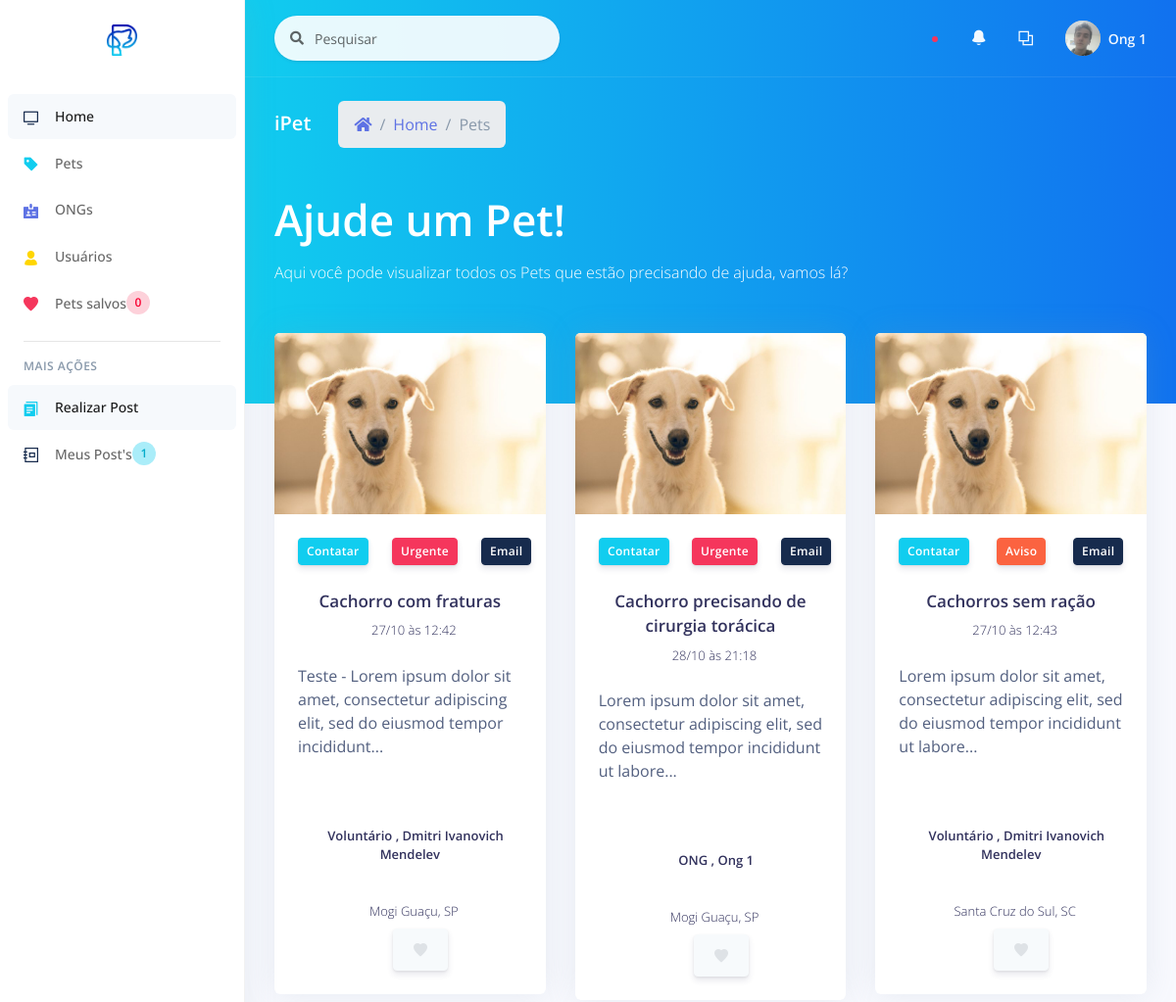
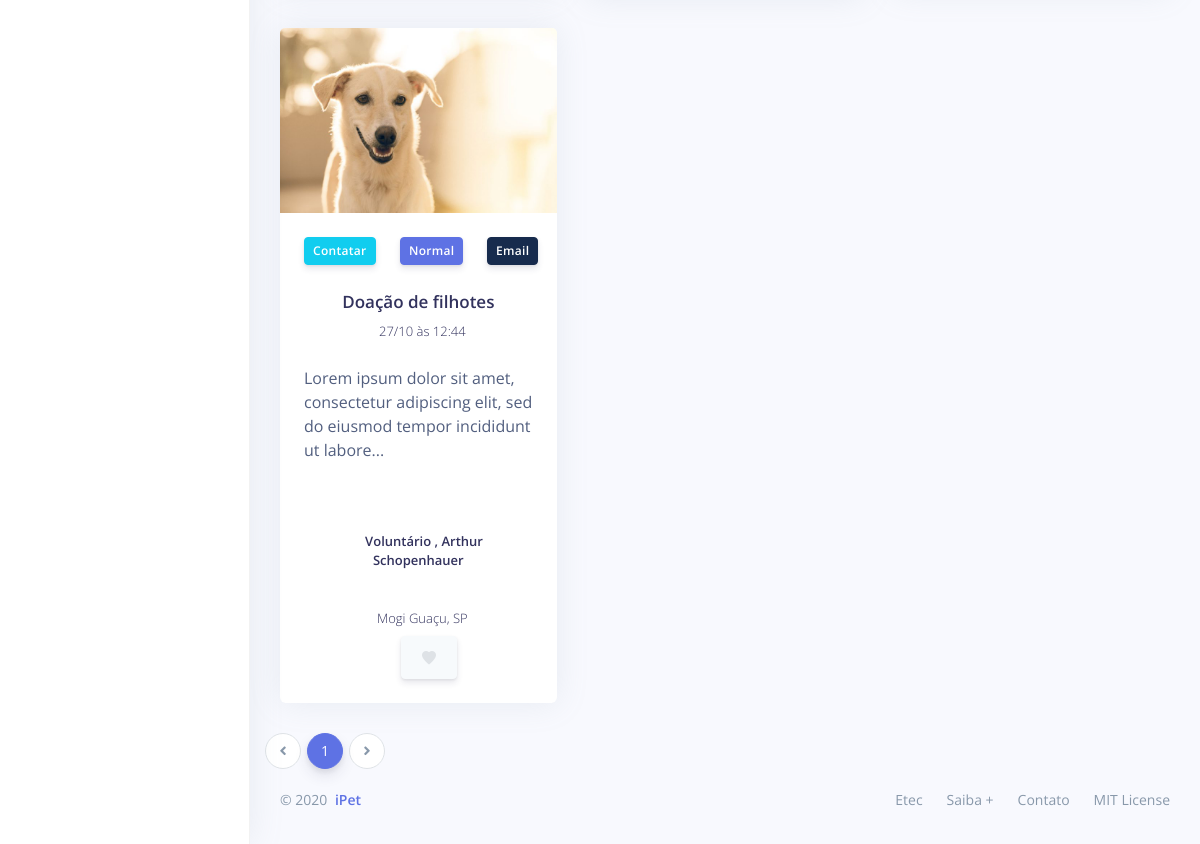
The page /_site/_ong/list/list_pets.php (signed in) on the database its author committed (2 pictures, top to bottom).
### tables this page shows
CREATE TABLE `post` (
  `id_post` int(11) NOT NULL,
  `id_author` varchar(11) NOT NULL,
  `cpf_author` varchar(20) NOT NULL,
  `ranking_author` int(11) NOT NULL,
  `author` varchar(100) NOT NULL,
  `city_author` varchar(100) NOT NULL,
  `uf` varchar(2) NOT NULL,
  `title` varchar(100) NOT NULL,
  `text` text NOT NULL,
  `telephone` varchar(30) NOT NULL,
  `email` varchar(100) NOT NULL,
  `instagram` varchar(100) DEFAULT NULL,
  `type` int(11) NOT NULL,
  `created_at` varchar(20) NOT NULL,
  `image` varchar(100) NOT NULL,
  `image_author` varchar(100) NOT NULL
);

### _site/_ong/list/list_pets.php (the view, shortened to what this page needs)
<?php
include_once('../../controller/connect.php');
?>
<!DOCTYPE html>
<html>
<head>
  <?php
    include_once "../../assets/components/styles.php";
  ?>
</head>
<body>
  <?php
    include_once "../components/sidenav.php";
  ?>
  <div class="main-content" id="panel">
    <?php
      include_once "../components/top_nav.php";
    ?>
    <div class="header bg-gradient-info pb-6">
      <div class="container-fluid">
        <div class="header-body">
          <div class="row align-items-center py-4">
            <div class="col-lg-6 col-7">
              <h6 class="h2 text-white d-inline-block mb-0">iPet</h6>
              <nav aria-label="breadcrumb" class="d-none d-md-inline-block ml-md-4">
                <ol class="breadcrumb breadcrumb-links breadcrumb-dark">
                  <li class="breadcrumb-item"><a href="<?= BASE . '_site/_ong/home.php'; ?>"><i class="fas fa-home"></i></a></li>
                  <li class="breadcrumb-item"><a href="<?= BASE . '_site/_ong/home.php'; ?>">Home</a></li>
                  <li class="breadcrumb-item active" aria-current="page">Pets</li>
                </ol>
              </nav>
            </div>
          </div>
          <div class="row">
            <div class="col">
            <h1 class="display-2 text-white">Ajude um Pet!</h1>
            <p class="text-white mt-0 mb-5">Aqui você pode visualizar todos os Pets que estão precisando de ajuda, vamos lá?</p>
            </div>
          </div>
        </div>
      </div>
    </div>
    <div class="container-fluid mt--6">
                <?php
                  $num_page_itens = 9;
                  $page = (isset($_GET['page']))? $_GET['page'] : 1;
                  $sql_num_post = "SELECT * FROM post";
                  $res_num_post = mysqli_query($con, $sql_num_post);
                  $init = ($num_page_itens*$page)-$num_page_itens;
                  $sql_post = "SELECT * FROM post ORDER BY type DESC LIMIT $init, $num_page_itens";
                  $res_post = mysqli_query($con, $sql_post);
                  $array_post = mysqli_fetch_assoc($res_post);
                  $quanty_posts = mysqli_num_rows($res_num_post);
                  $num_pages = ceil($quanty_posts/$num_page_itens);
                ?>
      <div class="row">
      <?php
        if($quanty_posts):
        do{
      ?>
        <div class="col-xl-4 order-xl-2">
          <div class="card card-profile">
            <img src="<?= PUBLICO . 'img/posts/' . $array_post['image']; ?>" alt="Imagem de perfil" class="card-img-top">
            <div class="card-header text-center border-0 pt-8 pt-md-4 pb-0 pb-md-4">
              <div class="d-flex justify-content-between">
                <button type="button" data-toggle="modal" class="btn btn-sm btn-info  mr-4" data-target="#modalContatar<?= $array_post['id_post']; ?>">Contatar</button>
                <button type="button" data-toggle="modal" class="btn btn-sm btn-<?php
                  if($array_post['type'] == 3){
                    echo "danger";
                  } elseif ($array_post['type'] == 2) {
                    echo "warning";
                  } else{
                    echo "primary";
                  }
                ?>  mr-4" data-target="<?php
                if($array_post['type'] == 3){
                  echo "#modal-notification-danger" . $array_post['id_post'];
                } elseif ($array_post['type'] == 2) {
                  echo "#modal-notification-warning" . $array_post['id_post'];
                } else{
                  echo "#modal-notification-primary" . $array_post['id_post'];
                }
              ?>
                ">
                <?php
                  if($array_post['type'] == 3){
                    echo "Urgente";
                  } elseif ($array_post['type'] == 2) {
                    echo "Aviso";
                  } else{
                    echo "Normal";
                  }
                ?>
                </button>
                <button type="button" data-toggle="modal" class="btn btn-sm btn-default float-right" data-target="#modalEmail<?= $array_post['id_post']; ?>">Email</button>
              </div>
            </div>
            <div class="card-body pt-0">
              <div class="text-center">
                <h5 class="h3">
                  <?= $array_post['title']; ?>
                </h5>
                <div class="h5 font-weight-300">
                <?php
                $date = date_create($array_post['created_at']);
                ?>
                  <i class="ni location_pin mr-2"></i><?= date_format($date, 'd/m') . " às " . date_format($date, 'H:i') ?>
                </div>
              </div>
              <div class="row">
                <div class="col">
                  <div class="card-profile-stats d-flex">
                  <?php
                  $string = strip_tags($array_post['text']);
                  if (strlen($string) > 100) {
                      $stringCut = substr($string, 0, 100);
                      $endPoint = strrpos($stringCut, ' ');
                      $string = $endPoint? substr($stringCut, 0, $endPoint) : substr($stringCut, 0);
                      $string .= '...';
                  }
                  echo $string;
                  ?>
                  </div>
                </div>
              </div>
              <div class="row">
                <div class="col">
                  <div class="card-profile-stats d-flex justify-content-center">
                  <div class="h5 mt-4">
                  <?php
                    if($array_post['ranking_author'] == 1){
                      echo "Voluntário";
                    } elseif ($array_post['ranking_author'] == 2) {
                      echo "ONG";
                    } elseif ($array_post['ranking_author'] == 3) {
                      echo "Administrador";
                    } else {
                      echo "Oops, ocorreu um erro...";
                    }
                  ?> , <?= $array_post['author']; ?>
                  </div>
                  </div>
                </div>
              </div>
              <div>
                  <div class="text-center">
                  <div class="h5 font-weight-300">
                    <i class="ni location_pin mr-2"></i><?= $array_post['city_author'] . ", " . $array_post['uf']; ?>
                  </div>
                  </div>
                </div>
              <div class="row justify-content-center">
                <div class="col col-lg-3 order-lg-2">
                  <button class="btn btn-icon btn-secondary" type="button">
                    <a href="<?= BASE . '_site/_ong/edit/edit_fav_set.php?id=' . $array_post['id_post']; ?>"><span class="btn-inner--icon">
                      <?= "<a href='" . BASE . "_site/_ong/edit/edit_fav_set.php?id=" . $array_post['id_post'] . "' ><span class='btn-inner--icon'><i class='ni ni-favourite-28' style='color: #dee2e6;'></i></span></a>";?>
                  </button>
                </div>
              </div>
            </div>
          </div>
        </div>
      <?php
        } while($array_post = mysqli_fetch_assoc($res_post));
      ?>
      </div>
      <div class="row">
      <nav aria-label="...">
                    <ul class="pagination">
                      <li class="page-item">
                        <a class="page-link" href="list_pets.php?page=<?php if($page==1){ echo 1;}else{echo $page-1;};?>" tabindex="-1">
                          <i class="fa fa-angle-left"></i>
                        </a>
                      </li>
                      <?php
                        for($i=1;$i<$num_pages+1;$i++){
                          $current = "";
                          if($page == $i){
                            $current = "active";
                          }
                      ?>
                      <li class="page-item <?= $current; ?>"><a class="page-link" href="list_pets.php?page=<?= $i; ?>"><?= $i; ?></a></li>
                      <?php }?>
                      <li class="page-item">
                        <a class="page-link" href="list_pets.php?page=<?php if($page<$num_pages){ echo $page+1;}else{echo $page;};?>">
                          <i class="fa fa-angle-right"></i>
                        </a>
                      </li>
                    </ul>
              </nav>
      </div>
      <?php endif; ?>
      <?php
        include_once "../../assets/components/footer.php";
      ?>
    </div>
  </div>
</body>
</html>

### rows shown on the page
post: image (picture), type "Urgente", title "Cachorro com fraturas", created_at "27/10", created_at "12:42", text "Teste - Lorem ipsum dolor sit amet, consectetur adipiscing elit, sed do eiusmod tempor incididunt...", ranking_author "Voluntário", author "Dmitri Ivanovich Mendelev", city_author "Mogi Guaçu", uf "SP"
post: image (picture), type "Urgente", title "Cachorro precisando de cirurgia torácica", created_at "28/10", created_at "21:18", text "Lorem ipsum dolor sit amet, consectetur adipiscing elit, sed do eiusmod tempor incididunt ut labore...", ranking_author "ONG", author "Ong 1", city_author "Mogi Guaçu", uf "SP"
post: image (picture), type "Aviso", title "Cachorros sem ração", created_at "27/10", created_at "12:43", text "Lorem ipsum dolor sit amet, consectetur adipiscing elit, sed do eiusmod tempor incididunt ut labore...", ranking_author "Voluntário", author "Dmitri Ivanovich Mendelev", city_author "Santa Cruz do Sul", uf "SC"
post: image (picture), type "Normal", title "Doação de filhotes", created_at "27/10", created_at "12:44", text "Lorem ipsum dolor sit amet, consectetur adipiscing elit, sed do eiusmod tempor incididunt ut labore...", ranking_author "Voluntário", author "Arthur Schopenhauer", city_author "Mogi Guaçu", uf "SP"

### other values the page prints
$count_favorite "0"
$count_post "1"
$_SESSION['name'] "Ong 1"
